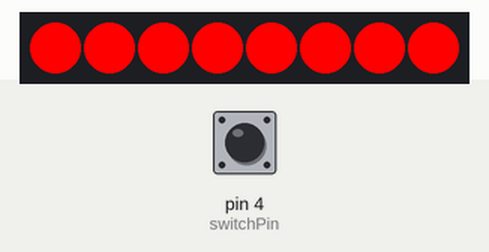
Bench run of a sketch on a simulated Arduino Uno, built with avr-gcc and run on an emulated ATmega328P. Shown: 8 RGB LEDs in strip order, left to right. The test bench sets the inputs (shaded band); at power-on: pin 4 (switchPin) LOW.

Above: at 1.2 s.
1.3 s: pin 4 (switchPin) pulled HIGH for 0.15 s
At 1.8 s:
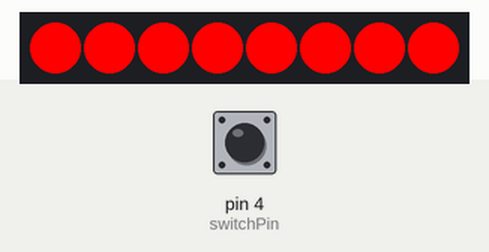
3.0 s: pin 4 (switchPin) pulled HIGH for 3.2 s
At 4.5 s:
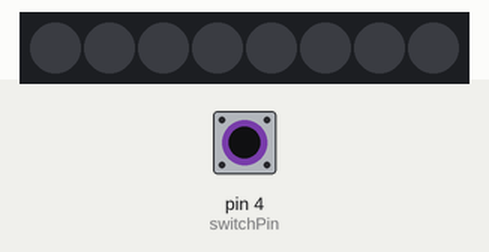
Timing chart, 0 to 7.7 s (numbered marks = the images above; inputs shaded):
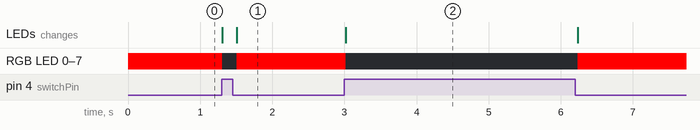

The sketch:

neopixel_3color.ino
```cpp
/********************************************************************************************************
  neopixel_3color:
  Written by Scott Kildall

  This sketch will show three bands of solid colors on the NeoPixel strip
  the 1st 1/3 will be 1 color, the 2nd 1/3 another, and the last 1/3 a different color
  A switch at pin 4 will turn the whole strip off

---------------------------------------------------------------------------------------------------------
NeoPixel Information for initializing the strip, below
  60ma/pixel for current load
  Parameter 1 = number of pixels in strip
  Parameter 2 = pin number (most are valid)
  Parameter 3 = pixel type flags, add together as needed:
    NEO_KHZ800  800 KHz bitstream (most NeoPixel products w/WS2812 LEDs)
    NEO_KHZ400  400 KHz (classic 'v1' (not v2) FLORA pixels, WS2811 drivers)
    NEO_GRB     Pixels are wired for GRB bitstream (most NeoPixel products)
    NEO_RGB     Pixels are wired for RGB bitstream (v1 FLORA pixels, not v2)

**********************************************************************************************************/

#include <Adafruit_NeoPixel.h>

// the data pin for the NeoPixels
int neoPixelPin = A0;

// How many NeoPixels we will be using, charge accordingly
int numPixels = 8;

// Instatiate the NeoPixel from the ibrary
Adafruit_NeoPixel strip = Adafruit_NeoPixel(numPixels, neoPixelPin, NEO_GRB + NEO_KHZ800);

// Color set #1
int r1 = 255;
int g1 = 0;
int b1 = 0;

// Color set #2
int r2 = 255;
int g2 = 255;
int b2 = 0;

// Color set #3
int r3 = 0;
int g3 = 255;
int b3 = 255;

// our button
int switchPin = 4;

// a pre-processor macro
#define DELAY_TIME (100)

void setup() {
  strip.begin();  // initialize the strip
  strip.show();   // make sure it is visible
  strip.clear();  // Initialize all pixels to 'off'
}

void loop() {
  // Check to see if switch is on/off and call the proper function
  if( digitalRead(switchPin) == true )
     allOff();
  else
     activate();

  // delay for the purposes of debouncing the switch
  delay(DELAY_TIME);
}

// Turns all the NeoPixels off
void allOff() {
  strip.clear();
  strip.show();
}

// turn 1/3 of strip different colors. this is a crude, but effective way to do this.
void activate() {
   // first 20 pixels = color set #1
    for( int i = 0; i < 20; i++ ) {
       strip.setPixelColor(i, r1, g1, b1 );
    }

    // next 20 pixels = color set #2
    for( int i = 20; i < 40 ; i++ ) {
       strip.setPixelColor(i, r2, g2, b2 );
    }

     // last 20 pixels = color set #3
    for( int i = 40; i < 60; i++ ) {
       strip.setPixelColor(i, r3, g3, b3 );
    }

  strip.show();
}
```

Measured:
- after the input at 1.3 s, RGB LED 0–7: RGB(255, 0, 0) → off at once, → RGB(255, 0, 0) 0.20 s later; the LEDs: first change at once (image 1 shows a later state)
- after the input at 3.0 s, RGB LED 0–7: RGB(255, 0, 0) → off at once, → RGB(255, 0, 0) 3.2 s later; the LEDs: change at once (image 2)
